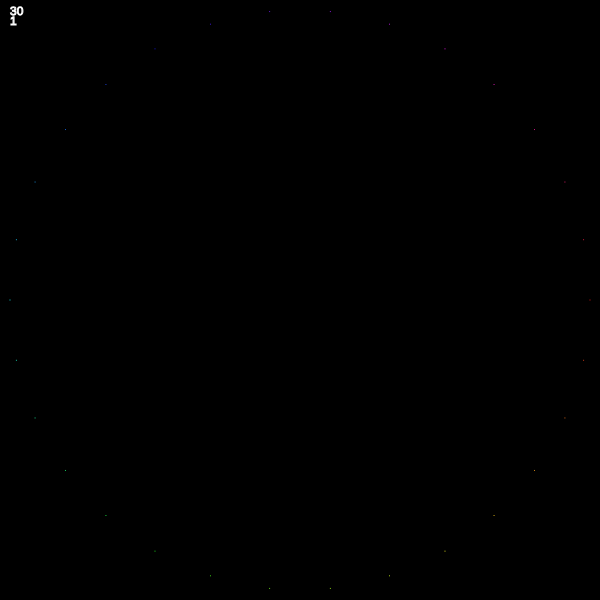
Frame 1 (no input)
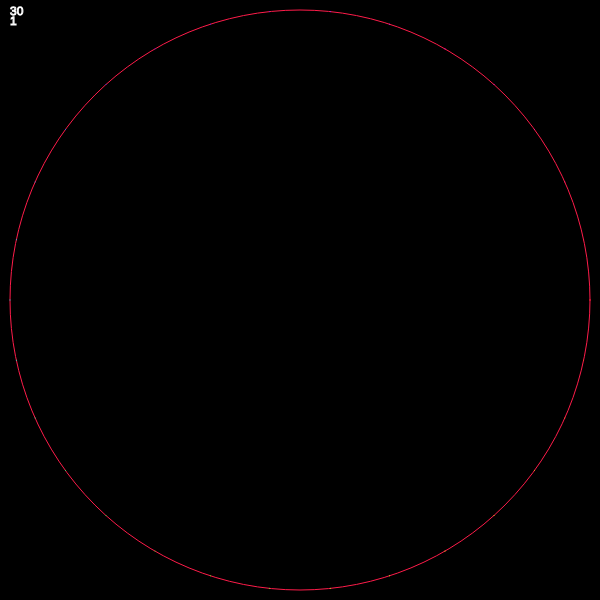
Frame 60 (no input)
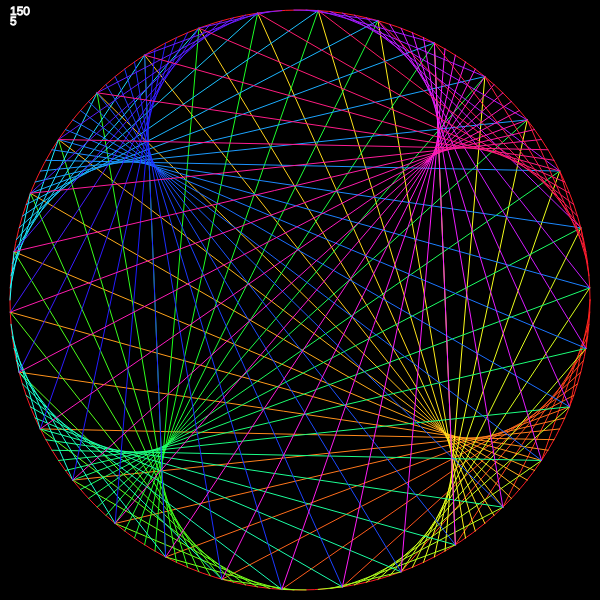
Frame 120 (the mouse pressed at the canvas centre since frame 60)

The p5.js sketch that drew these frames (run headless with seeded random() and noise() and a simulated clock; from frame 60 on, the mouse is pressed at the canvas centre):

// p5.js sketch
// ── sketch.js
//Written by Inle Bush
let height = 600;
let width = 600;
let radius = height/2 - 10;
let centerX = height/2;
let centerY = width/2;


function setup() {
    createCanvas(height, width);
    angleMode(DEGREES);
    colorMode(HSL, 360)
}

function endPt(n, y) {
    return n*y;
}

function draw() {
    background(0)
    noFill();
    circle(centerX, centerY, 2*radius);

    x = mouseX;
    y = mouseY;
    
    n = max(30,floor(x *  300/ width));//number of lines
    coeff = max(1 , y *  10/ height);
    stroke(360);
    text(n, 10, 15);
    text(coeff, 10, 25)

    translate(centerX, centerY);
    strokeWeight(1);
    for (i = 0; i < n; i ++) {
        ang = i * 360 / n
        stroke(ang, 360, 200)
        startX = radius * cos(ang)
        startY = radius * sin(ang)
        newI = endPt(i+1, coeff)%n
        newAng = (newI-1) * 360 / n
        endX = radius * cos(newAng)
        endY = radius * sin(newAng)
        line(startX, startY, endX, endY)
    }
}
